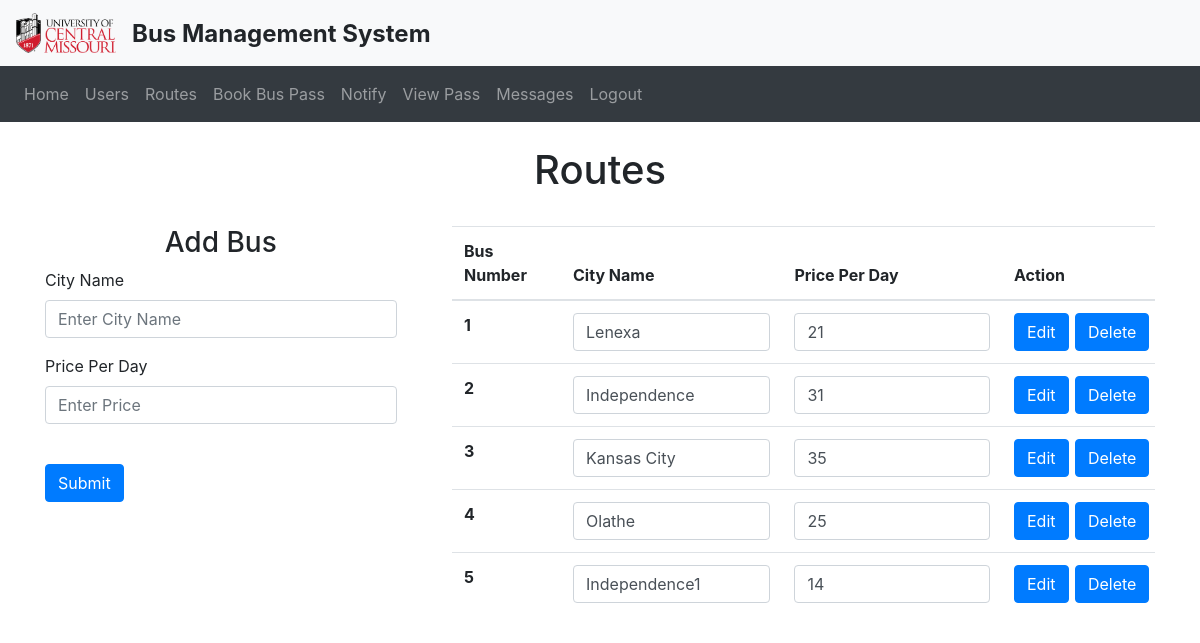
/routes (signed in), run on the app's committed database.
### website/models.py (models this page shows)
class Busroute(db.Model):
    id = db.Column(db.Integer, primary_key=True)
    cityname = db.Column(db.String(150))
    price = db.Column(db.Integer)

### website/views.py (the view, shortened to what this page needs)
@views.route('/routes', methods=['GET', 'POST'])
@login_required
def routes():
    routes = Busroute.query.all()
    return render_template('routes.html', user=current_user, routes = routes)

### website/__init__.py (called while the page is built)
def create_app():
    app = Flask(__name__)
    app.config['SECRET_KEY'] = 'SANDEEP'
    app.config['SQLALCHEMY_DATABASE_URI'] =\
        'sqlite:///' + path.join(basedir, 'database.db')
    db.init_app(app)
    from .views import views
    from .auth import auth
    app.register_blueprint(views, url_prefix='/')
    app.register_blueprint(auth, url_prefix='/')
    from .models import User
    login_manager = LoginManager(app)
    login_manager.login_view = 'auth.login' # type: ignore
    login_manager.init_app(app)
    @login_manager.user_loader
    def load_user(id):
        return User.query.get(int(id))
    with app.app_context():
        create_database()
    return app

### website/templates/routes.html (shortened to what this page needs)
{% extends "base.html" %} {% block title %}Home{% endblock %} {% block content
    %}
    <h1 align="center">Routes</h1><br>
    {% if user.role == 1 %}
    <div style="display:flex;gap:5%">
      <div style="width: 50%;">
        <form method="POST">
          <h3 align="center">Add Bus</h3>
          <div class="form-group">
            <label for="cityname">City Name</label>
            <input
              type="text"
              class="form-control"
              id="cityname"
              name="cityname"
              placeholder="Enter City Name"
            />
          </div>
          <div class="form-group">
            <label for="price">Price Per Day</label>
            <input
              type="number"
              class="form-control"
              id="price"
              name="price"
              placeholder="Enter Price"
            />
          </div>
          <br />
          <button type="submit" class="btn btn-primary">Submit</button>
        </form>
      </div>
      <div style="width: 100%;">
        <form method="POST">
        <table class="table">
          <thead>
            <tr>
              <th scope="col">Bus Number</th>
              <th scope="col">City Name</th>
              <th scope="col">Price Per Day</th>
              <th scope="col">Action</th>
            </tr>
          </thead>
          <tbody>
            {% for route in routes %}
            <tr>
              <th scope="row">{{route.id}}</th>
              <td><input type="text" class="form-control" id="cityname{{route.id}}" value="{{route.cityname}}"></td>
              <td><input type="number" class="form-control" id="price{{route.id}}" value="{{route.price}}"></td>
              <td>
                <div style="display: flex; gap:5%">
                  <button type="button" class="btn btn-primary" onClick="editBusRoute('{{ route.id }}')">Edit</button>
                  <button type="button" class="btn btn-primary" onClick="deleteBusRoute('{{ route.id }}')">Delete</button>
                </div>
              </td>
            </tr>
            {% endfor %}
          </tbody>
        </table>
      </form>
      </div>
    </div>
    {% endif %}
    {% endblock %}

### data on the page
Busroute: id "1", cityname "Lenexa", price "21"
Busroute: id "2", cityname "Independence", price "31"
Busroute: id "3", cityname "Kansas City", price "35"
Busroute: id "4", cityname "Olathe", price "25"
Busroute: id "5", cityname "Independence1", price "14"
